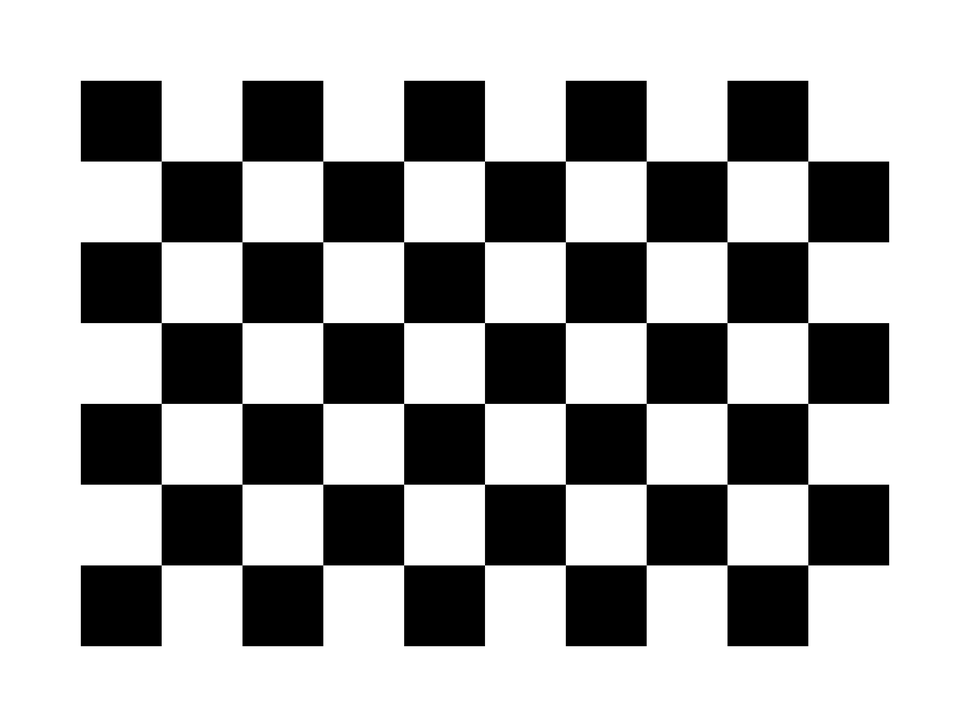
#> input picture assets/checkerboard/v2_board.png, 970 x 727 px, shrunk from 3396 x 2547 before the run; its folder holds only this picture in this run
$ jupyter execute calibaration.ipynb
#> lines starting #> are read from the running program, lines starting #| are printed output that depends on the picture; after the words box and inside, x2 and y2 are one past the last pixel; in counts of white or black regions, pixels touching at a corner belong together
# Camera Calibration — Module B (Learn OpenCV Step-by-Step)

Is notebook me hum **Module B** ka code chala ke OpenCV camera calibration seekhenge.

## Ye notebook me kya seekhoge
1. **Image ek NumPy array hai** — pixels = grid of numbers (0=black, 255=white)
2. **Checkerboard corners detect karna** — `cv2.findChessboardCornersSB`
3. **Intrinsic matrix K recovery** — `cv2.calibrateCamera`
4. **Lens distortion remove** — `cv2.undistort`

> **Note:** Images tabhi chaleinngi jab `assets/checkerboard/` me photos honge.
> Abhi bas setup chalao aur steps samjho.

[cell 1]
# ========================
# SETUP — Libraries import
# ========================
import argparse, glob, json, os
import cv2
import numpy as np

print("OpenCV version:", cv2.__version__)
print("NumPy version:", np.__version__)

# Project se relative paths
BASE = "."
ASSETS_CALIB = os.path.join("assets", "checkerboard")
print("Checkerboard photos folder:", ASSETS_CALIB)
print("Existing kalibration files:", glob.glob(os.path.join(ASSETS_CALIB, "*")))

## Concept 1 — Image ek NumPy array hai

Tumhare liye sabse important baat: **OpenCV me image ek 2D/3D NumPy array hai.**
- Grayscale image = `(height, width)` → har pixel 0(black) se 255(white)
- Color image = `(height, width, 3)` → 3 channel (B, G, R)

Bina photos ke bhi hum ek fake image bana kar dekh sakte hain.

[cell 2]
# Ek black image banao (200 rows x 300 cols)
fake = np.zeros((200, 300), np.uint8)
print("Shape (rows, cols):", fake.shape)
print("Har pixel ki value:", fake[0, 0])   # 0 = black

# Checkerboard pattern manually banao (jaisa make_checkerboard.py karta hai)
for r in range(0, 200, 50):
    for c in range(0, 300, 50):
        if ((r // 50) + (c // 50)) % 2 == 0:
            fake[r:r+50, c:c+50] = 255      # white block
print("White block ke andar value:", fake[10, 10])   # 255 = white

cv2.imwrite(os.path.join("assets", "fake_checker.png"), fake)
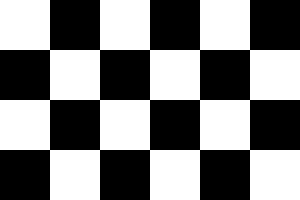
#> saved as fake_checker.png: shape (200, 300); 50% white; 1 white region, box (x1, y1, x2, y2) and area: (0, 0, 300, 200) 30000
print("Demo checkerboard save ho gaya -> assets/fake_checker.png")
# Display ke liye (Jupyter me inline show hoga)
from IPython.display import Image, display
display(Image(filename=os.path.join("assets", "fake_checker.png")))

## Concept 2 — Photos load karo

`calibrate.py` me `load_images()` sab photos ko ek folder se padhta hai.
Yahi logic chala ke dekho (agar photos na ho to warning aayegi).

[cell 3]
# calibrate.py se copy kiya hua load_images()
# NOTE: board.png ko jaan-boojh kar skip karte hain. Wo PRINT karne wali board
# hai, photo nahi - uske corners to dhundh hi jayenge (wo bilkul flat hai),
# aur wo calibration me galat K de dega. calibrate.py bhi yahi karta hai.
def load_images(image_dir):
    exts = ("*.png", "*.jpg", "*.jpeg", "*.bmp", "*.webp")
    paths = []
    for ext in exts:
        paths.extend(glob.glob(os.path.join(image_dir, ext)))
    return sorted(p for p in paths if os.path.basename(p) != "board.png")

paths = load_images(ASSETS_CALIB)
print(f"Assets/checkerboard me {len(paths)} photos mili.")
for p in paths:
    print("  -", os.path.basename(p))

if not paths:
    print("NOTE: Abhi photos nahi hain. Board print karke 15-20 photos dalo.")

## Concept 3 — Checkerboard corners detect karna

Camera calibration ka pehla kaam: har photo me checkerboard ke **interior corners** dhundo.
`cv2.findChessboardCornersSB` ye kaam karta hai (SB = more robust version).

> Board pattern: 9 cols × 6 rows squares → **8 × 5 interior corners**

[cell 4]
# calibrate.py ke arguments
cols, rows = 9, 6
interior = (cols - 1, rows - 1)     # jaise calibrate.py line 66 me hai
square_mm = 24.0
print("Interior corners pattern:", interior, "(8x5)")

# Object points — real world coordinates (in meters), jaise calibrate.py line 73-75
objp = np.zeros((interior[0] * interior[1], 3), np.float32)
objp[:, :2] = np.mgrid[0:interior[0], 0:interior[1]].T.reshape(-1, 2)
objp *= square_mm / 1000.0
print("Object points (first 3):",
      [tuple(np.round(p, 4)) for p in objp[:3]])
print("Ye points checkerboard ke squares ka real-world grid hain.")

## Concept 4 — Real photos me corners dhundo

Agar photos hain to is cell me har photo ke corners detect honge.
`cv2.findChessboardCornersSB` image ko padh kar corners ki (x,y) positions deta hai.

[cell 5]
def find_corners(path, pattern):
#> called with path = 'assets/checkerboard/v2_board.png', pattern = (8, 5)
    img = cv2.imread(path)
#> img is the input picture: shape (727, 970, 3); min 0, max 255, mean 172.4
    if img is None:
        return False, None
    gray = cv2.cvtColor(img, cv2.COLOR_BGR2GRAY)
    if hasattr(cv2, "findChessboardCornersSB"):
        ok, corners = cv2.findChessboardCornersSB(gray, pattern, None)
#> ok = False
    else:
        ok, corners = cv2.findChessboardCorners(gray, pattern, None)
    return bool(ok), corners

obj_points, img_points, img_shapes, used_paths = [], [], [], []
for path in paths:
    ok, corners = find_corners(path, interior)
#> ok = False
    if not ok or corners is None:
        print(f"[!] skip {os.path.basename(path)}: corners NOT detected")
        continue
    img = cv2.imread(path)
    obj_points.append(objp)
    img_points.append(corners.reshape(-1, 2))
    img_shapes.append((img.shape[1], img.shape[0]))
    used_paths.append(path)
    print(f"[+] {os.path.basename(path)}: {len(corners)} corners")

n_good = len(obj_points)
print(f"\nSukseful images: {n_good} (kam se kam 3 chahiye)")
